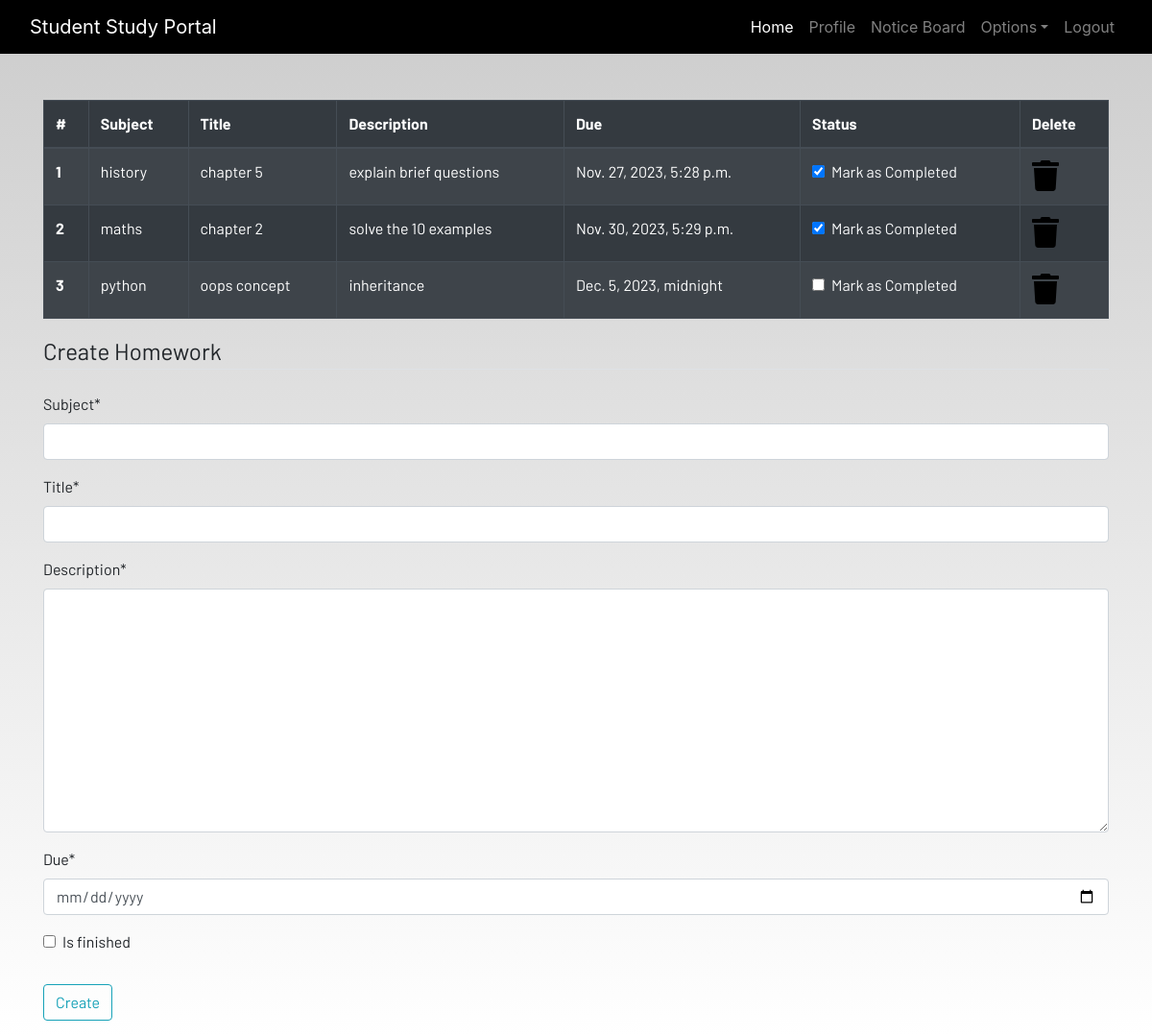
The page /homework (signed in) on the database its author committed.
### dashboad/models.py (models this page shows, shortened)
class Homework(models.Model):
    user=models.ForeignKey(User, on_delete=models.CASCADE)
    subject= models.CharField(max_length=50)
    title= models.CharField(max_length=100)
    description=models.TextField()
    due=models.DateTimeField()
    is_finished=models.BooleanField(default=False)

### dashboad/views.py (the view)
# urls.py: path('homework',views.homework,name="homework"),
@login_required
def homework(request):
    if request.method == "POST":
        form = HomeworkForm(request.POST)
        if form.is_valid():
            try:
                finished=request.POST['is_finished']
                if finished == 'on':
                    finished = True
                else:
                    finished = False
            except:
                finished = False
            homeworks = Homework(
                user = request.user,
                subject= request.POST['subject'],
                title= request.POST['title'],
                description = request.POST['description'],
                due= request.POST['due'],
                is_finished= finished
            )
            homeworks.save()
            messages.success(request, f'Homework Added From {request.user.username}!!')
    else:
           form = HomeworkForm()
    homework= Homework.objects.filter(user=request.user)
    if len(homework) == 0:
        homework_done = True
    else:
        homework_done = False
    context = {'homeworks':homework,'homewroks_done':homework_done,'form':form,}
    return render(request,'dashboard/homework.html',context)

### dashboad/forms.py
class HomeworkForm(forms.ModelForm):
    class Meta:
        model= Homework
        widgets= {'due':DateInput()}
        fields= ['subject','title','description','due','is_finished']

### dashboad/templates/dashboard/homework.html (shortened to what this page needs)
{% extends 'dashboard/base.html' %}
{% load static %}
{% load crispy_forms_tags %}
{% block content %}
  <div class="container">
    {% if not homework_done %}
      <table class="table table-striped table-bordered table-hover table-dark">
        <thead>
          <tr>
            <th scope="col">#</th>
            <th scope="col">Subject</th>
            <th scope="col">Title</th>
            <th scope="col">Description</th>
            <th scope="col">Due</th>
            <th scope="col">Status</th>
            <th scope="col">Delete</th>
          </tr>
        </thead>
        <tbody>
          {% for homework in homeworks %}
            <tr>
              <th scope="row">{{ forloop.counter }}</th>
              <td>{{ homework.subject }}</td>
              <td>{{ homework.title }}</td>
              <td>{{ homework.description }}</td>
              <td>{{ homework.due }}</td>
              <td>
                <a href="{% url 'update-homework' homework.id %}">
                  <div class="form-check">
                    {% if homework.is_finished == True %}
                      <input class="form-check-input" type="checkbox" value="" checked />
                    {% else %}
                      <input class="form-check-input" type="checkbox" value="" />
                    {% endif %}
                    <label class="form-check-label text-light" for="flexCheckDefault">Mark as Completed</label>
                  </div>
                </a>
              </td>
              <td>
                <a href="{% url 'delete-homework' homework.id %}"><i class="fa fa-trash fa-2x"></i></a>
              </td>
            </tr>
          {% endfor %}
        </tbody>
      </table>
    {% else %}
      <h4>All homeworks are completed!! Create to have more!!</h4>
    {% endif %}
  </div>
  <div class="container">
    <form method="POST">
      <fieldset class="form-group">
        <legend class="border-bottom mb-4">Create Homework</legend>
        {{ form|crispy }}
      </fieldset>
      <div class="form-group">
        <button href="" class="btn btn-outline-info" type="submit">Create</button>
      </div>
    </form>
  </div>
{% endblock %}

### static/css/main.css (style rules this page uses)
html { scroll-behavior: smooth; height: 100%; width: 100%; }
a { text-decoration: none !important; color: black; }
html, body { max-width: 100%; overflow-x: hidden; height: 100%; width: 100%; }
body { background: linear-gradient(rgba(0, 0, 0, 0.2), rgba(255, 255, 255, 0.5)); overflow-x: hidden; background-repeat: no-repeat; }
.fa { color: black; }

### rows shown on the page
Homework: subject "history", title "chapter 5", description "explain brief questions", due "Nov. 27, 2023, 5:28 p.m."
Homework: subject "maths", title "chapter 2", description "solve the 10 examples", due "Nov. 30, 2023, 5:29 p.m."
Homework: subject "python", title "oops concept", description "inheritance", due "Dec. 5, 2023, midnight"
